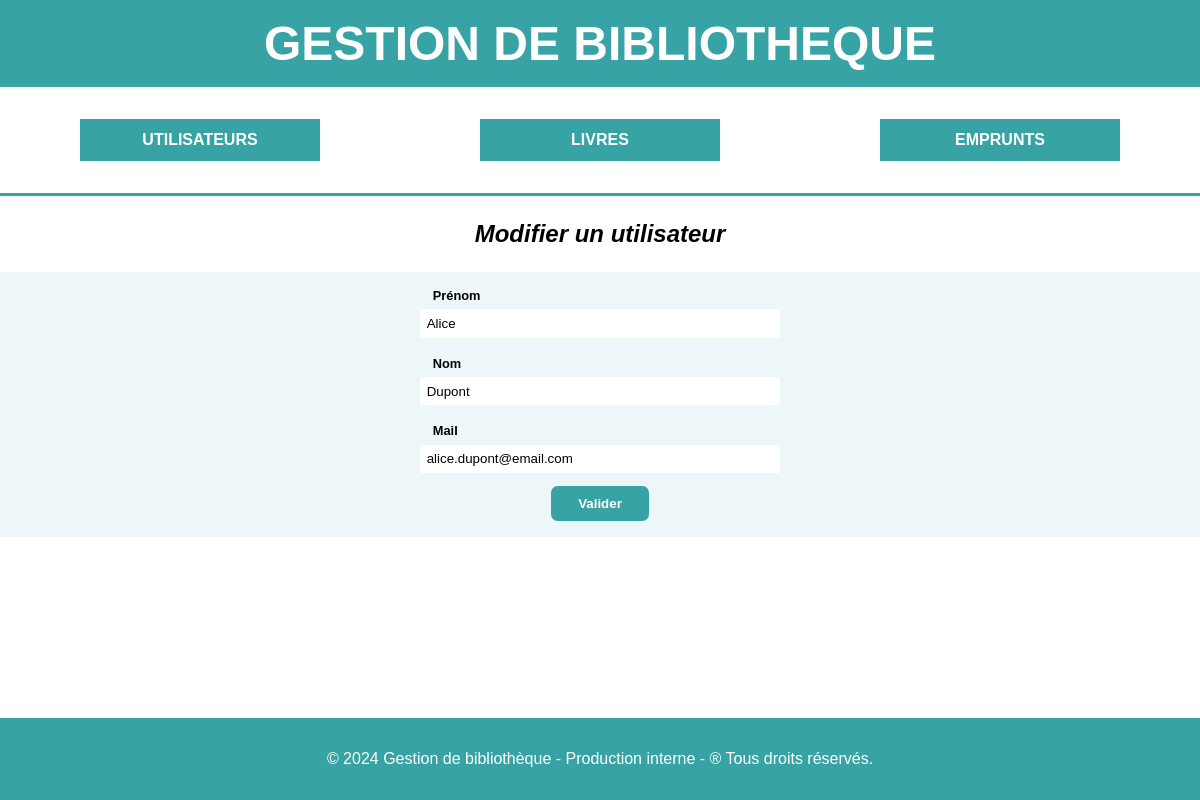
Page /index.php?page=formulaire_utilisateur&id_utilisateur=1 on the committed database.
### tables this page shows
CREATE TABLE IF NOT EXISTS `utilisateurs` (
  `id_utilisateur` int NOT NULL AUTO_INCREMENT,
  `prenom` varchar(50) DEFAULT NULL,
  `nom` char(50) DEFAULT NULL,
  `mail` varchar(50) DEFAULT NULL,
  PRIMARY KEY (`id_utilisateur`)
);

### classes/DbConnect.php (called while the page is built, shortened)
<?php
abstract class DbConnect
{
    public function __construct()
    {
        try {
            $this->connexion = new PDO("mysql:host=" . self::SERVER . ";dbname=" . self::BASE, self::USER, self::PASSWORD);
        } catch (Exception $e) {
        }
    }
}

### classes/Utilisateurs.php (called while the page is built, shortened)
<?php
class Utilisateurs extends DbConnect
{
    private $idUtilisateur;
    private $prenom;
    private $nom;
    private $mail;
    public function readUtilisateur($idUtilisateur)
    {
        try {
            $requete = $this->connexion->prepare("SELECT * FROM utilisateurs WHERE id_utilisateur = :id_utilisateur");
            $requete->bindParam(':id_utilisateur', $idUtilisateur);
            $requete->execute();
            $resultat = $requete->fetch(PDO::FETCH_ASSOC);
            $utilisateur = new Utilisateurs();
            $utilisateur->setIDutilisateur($resultat['id_utilisateur']);
            $utilisateur->setPrenom($resultat['prenom']);
            $utilisateur->setNom($resultat['nom']);
            $utilisateur->setMail($resultat['mail']);
            return $utilisateur;
        } catch (PDOException $e) {
        }
    }
    public function setIDutilisateur($idUtilisateur)
    {
        $this->idUtilisateur = $idUtilisateur;
    }
    public function setPrenom($prenom)
    {
        $this->prenom = $prenom;
    }
    public function setNom($nom)
    {
        $this->nom = $nom;
    }
    public function setMail($mail)
    {
        $this->mail = $mail;
    }
    public function getIDutilisateur()
    {
        return $this->idUtilisateur;
    }
    public function getPrenom()
    {
        return $this->prenom;
    }
    public function getNom()
    {
        return $this->nom;
    }
    public function getMail()
    {
        return $this->mail;
    }
}

### template/pages/utilisateur/formulaire_utilisateur.php (the view)
<?php
$formulaire = false;
$param = $_GET['param'] ?? null;
if ($param == "create") {
    $formulaire = true;
    $titre = "Créer un utilisateur";
    $action = "index.php?page=create_utilisateur";
    $prenom= null;
    $nom = null;
    $mail = null;
} else {
    $idUtilisateur = $_GET['id_utilisateur'] ?? null;
    if ($idUtilisateur) {
        $readUtilisateur = new Utilisateurs();
        $utilisateur = $readUtilisateur->readUtilisateur($idUtilisateur);
        if ($utilisateur) {
            $formulaire = true;
            $titre = "Modifier un utilisateur";
            $action = "index.php?page=update_utilisateur&id_utilisateur=" . $utilisateur->getIDutilisateur();
            $prenom = $utilisateur->getPrenom();
            $nom = $utilisateur->getNom();
            $mail = $utilisateur->getMail();
        }
    }
}
if ($formulaire) {
?>
    <h1><?php echo $titre ?></h1>
    <form method="post" action="<?php echo $action; ?>">
        <div class="champ">
            <label for="prenom">Prénom</label>
            <input type="text" id="prenom" name="prenom" value="<?php echo $prenom; ?>"><br>
            <label for="nom">Nom</label>
            <input type="text" id="nom" name="nom" value="<?php echo $nom; ?>"><br>
            <label for="mail">Mail</label>
            <input type="email" id="mail" name="mail" value="<?php echo $mail; ?>">
        </div>
        <input type="submit" value="Valider">
    </form>
<?php
} else {
    echo "<h2>Erreur lors de la génération du formulaire !</h2>";
}

### styles/style.css (style rules this page uses)
html, body { height: 100%; margin: 0; }
h1 { margin: 1em 0; font-size: 1.5em; font-weight: bold; font-style: italic; text-align: center; }
form { padding: 1em 0em; background-color: #edf6f9; }
.champ { display: flex; flex-direction: column; width: 30%; margin: auto; }
label { margin-bottom: 0.5em; margin-left: 1em; font-size: 0.8em; font-weight: bold; }
input, select, textarea { border: none; padding: 0.5em; }
input[type="submit"] { display: flex; margin: auto; background-color: #38a3a5; border-radius: 0.5em; padding: 0.75em 2em; margin-top: 1em; color:#FFFFFF; font-weight: bold; cursor: pointer; }

### rows in the picture
utilisateurs: prenom "Alice", nom "Dupont", mail "alice.dupont@email.com"

### other values in the picture
$titre "Modifier un utilisateur"
